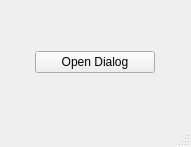
<?xml version="1.0" encoding="UTF-8"?>
<ui version="4.0">
 <class>MainWindow</class>
 <widget class="QMainWindow" name="MainWindow">
  <property name="geometry">
   <rect>
    <x>0</x>
    <y>0</y>
    <width>191</width>
    <height>147</height>
   </rect>
  </property>
  <property name="windowTitle">
   <string>MainWindow</string>
  </property>
  <widget class="QWidget" name="centralwidget">
   <layout class="QHBoxLayout" name="horizontalLayout">
    <item>
     <widget class="QPushButton" name="pushButton">
      <property name="maximumSize">
       <size>
        <width>120</width>
        <height>16777215</height>
       </size>
      </property>
      <property name="text">
       <string>Open Dialog</string>
      </property>
     </widget>
    </item>
   </layout>
  </widget>
  <widget class="QMenuBar" name="menubar">
   <property name="geometry">
    <rect>
     <x>0</x>
     <y>0</y>
     <width>191</width>
     <height>21</height>
    </rect>
   </property>
  </widget>
  <widget class="QStatusBar" name="statusbar"/>
 </widget>
 <resources/>
 <connections/>
</ui>
